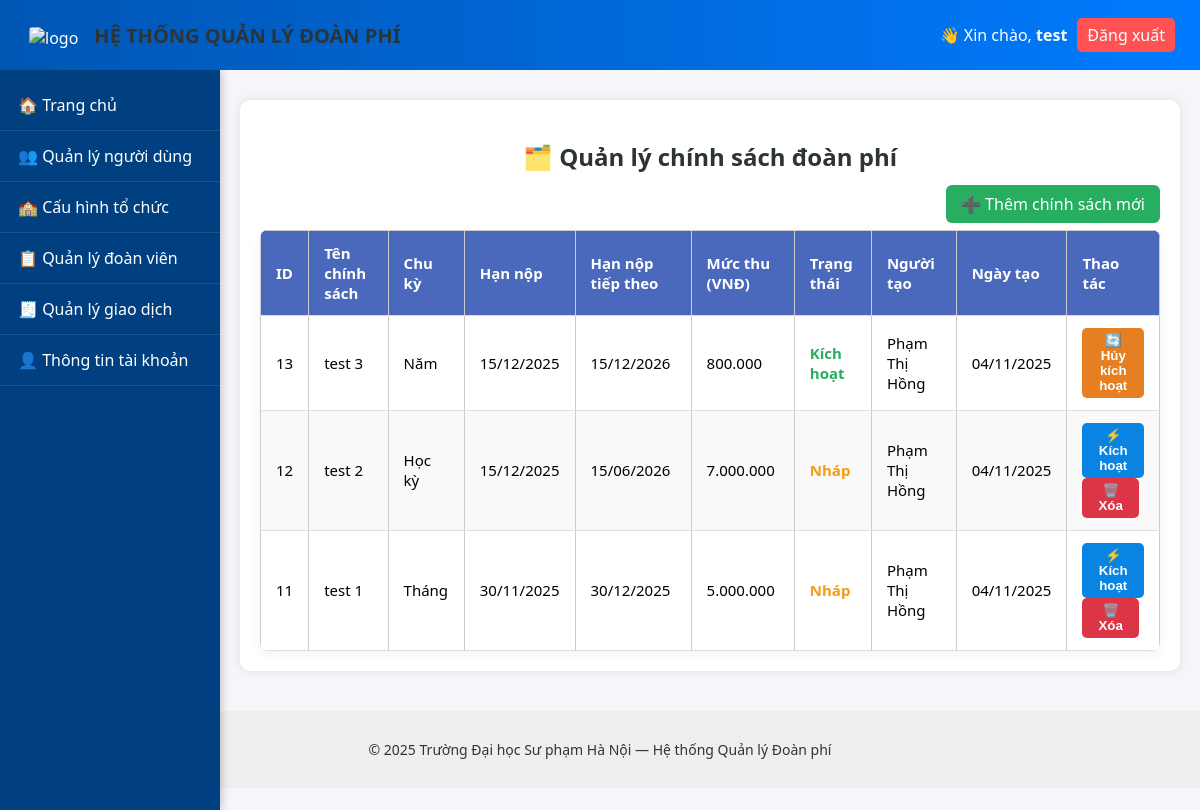
Page /pages/manage_policy.php (signed in) on the earlier database version.
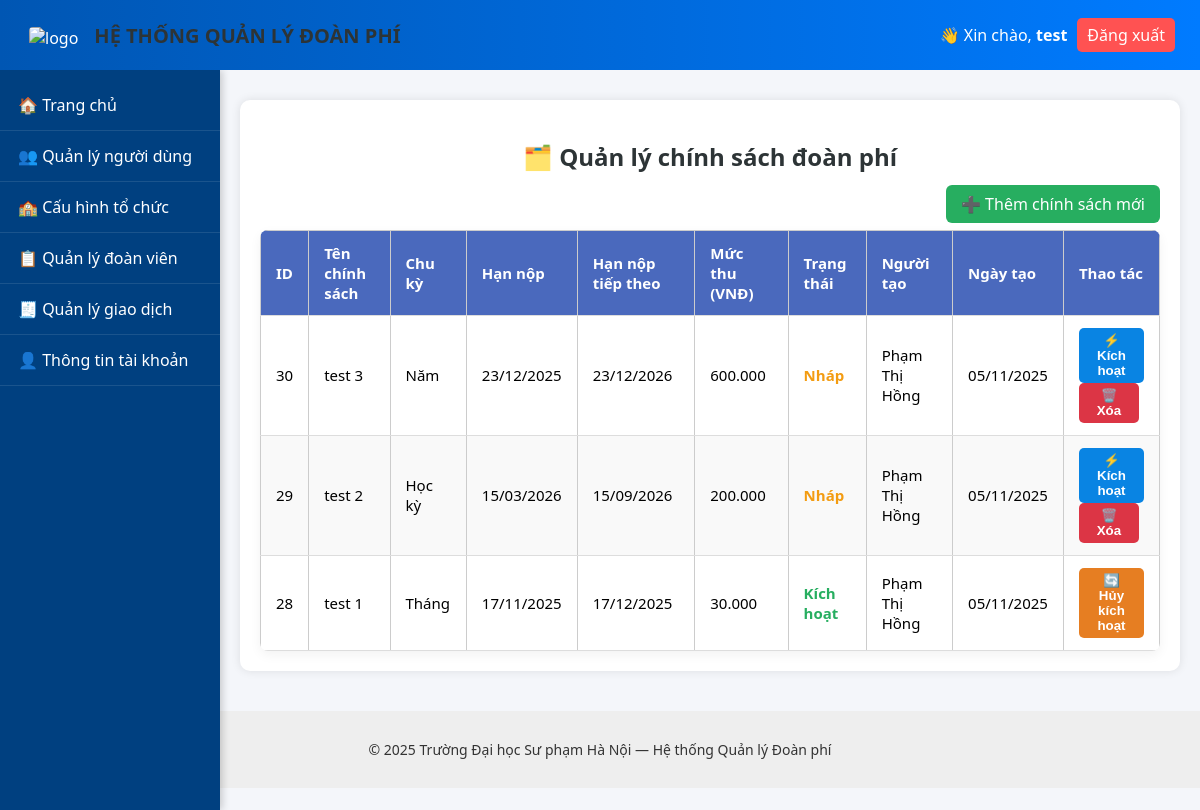
Same page on the later database version.
### tables this page shows
CREATE TABLE `fee_policy` (
  `id` int(11) NOT NULL,
  `policy_name` varchar(255) NOT NULL,
  `cycle` varchar(50) NOT NULL,
  `due_date` date DEFAULT NULL,
  `standard_amount` decimal(10,2) NOT NULL,
  `status` enum('Draft','Active','Inactive') DEFAULT 'Draft',
  `created_by` int(11) DEFAULT NULL,
  `created_at` datetime DEFAULT current_timestamp(),
  `updated_at` datetime DEFAULT current_timestamp() ON UPDATE current_timestamp()
);

CREATE TABLE `users` (
  `userId` int(11) NOT NULL,
  `userName` varchar(255) NOT NULL,
  `fullName` varchar(255) DEFAULT NULL,
  `gender` enum('M','F','O') DEFAULT 'O',
  `identifyCard` varchar(255) DEFAULT NULL,
  `email` varchar(255) DEFAULT NULL,
  `password` varchar(255) NOT NULL,
  `birthDate` date DEFAULT NULL,
  `joinDate` date DEFAULT NULL,
  `unit` varchar(255) DEFAULT NULL,
  `isAdmin` tinyint(1) DEFAULT 0,
  `createdAt` datetime DEFAULT current_timestamp(),
  `updatedAt` datetime DEFAULT current_timestamp() ON UPDATE current_timestamp()
);

### pages/manage_policy.php (the view, shortened to what this page needs)
<?php
include("../includes/header.php");
include("../includes/navbar.php");
include("../config/db.php");
$conn->query("
  UPDATE fee_policy
  SET due_date = CASE
    WHEN cycle = 'Tháng' AND due_date < CURDATE() THEN DATE_ADD(due_date, INTERVAL 1 MONTH)
    WHEN cycle = 'Học kỳ' AND due_date < CURDATE() THEN DATE_ADD(due_date, INTERVAL 6 MONTH)
    WHEN cycle = 'Năm' AND due_date < CURDATE() THEN DATE_ADD(due_date, INTERVAL 1 YEAR)
    ELSE due_date
  END
");
function getNextDue($cycle, $due_date) {
  switch ($cycle) {
    case 'Tháng': return date("d/m/Y", strtotime("+1 month", strtotime($due_date)));
    case 'Học kỳ': return date("d/m/Y", strtotime("+6 month", strtotime($due_date)));
    case 'Năm': return date("d/m/Y", strtotime("+1 year", strtotime($due_date)));
  }
}
$sql = "SELECT p.*, u.fullName AS created_by FROM fee_policy p
        LEFT JOIN users u ON p.created_by = u.userId
        ORDER BY p.created_at DESC";
$result = $conn->query($sql);
?>
<div class="container">
  <h2>🗂️ Quản lý chính sách đoàn phí</h2>
  <div class="actions">
    <a href="policy_settings.php" class="btn-add">➕ Thêm chính sách mới</a>
  </div>
  <table class="table">
    <thead>
      <tr>
        <th>ID</th>
        <th>Tên chính sách</th>
        <th>Chu kỳ</th>
        <th>Hạn nộp</th>
        <th>Hạn nộp tiếp theo</th>
        <th>Mức thu (VNĐ)</th>
        <th>Trạng thái</th>
        <th>Người tạo</th>
        <th>Ngày tạo</th>
        <th>Thao tác</th>
      </tr>
    </thead>
    <tbody>
      <?php if ($result && $result->num_rows > 0): ?>
        <?php while ($row = $result->fetch_assoc()): ?>
          <tr>
            <td><?= $row['id'] ?></td>
            <td><?= htmlspecialchars($row['policy_name']) ?></td>
            <td><?= htmlspecialchars($row['cycle']) ?></td>
            <td><?= date("d/m/Y", strtotime($row['due_date'])) ?></td>
            <td><?= getNextDue($row['cycle'], $row['due_date']) ?></td>
            <td><?= number_format($row['standard_amount'], 0, ',', '.') ?></td>
            <td>
              <?php if ($row['status'] === 'Active'): ?>
                <span class="status active">Kích hoạt</span>
              <?php else: ?>
                <span class="status draft">Nháp</span>
              <?php endif; ?>
            </td>
            <td><?= htmlspecialchars($row['created_by'] ?? 'Admin') ?></td>
            <td><?= date("d/m/Y", strtotime($row['created_at'])) ?></td>
            <td>
              <?php if ($row['status'] === 'Active'): ?>
                <form method="POST" style="display:inline;" onsubmit="return confirmDeactivate();">
                  <button type="submit" class="btn-deactivate">🔄 Hủy kích hoạt</button>
                </form>
              <?php else: ?>
                <form method="POST" style="display:inline;" onsubmit="return confirmActivate();">
                  <button type="submit" class="btn-activate">⚡ Kích hoạt</button>
                </form>
                <form method="POST" style="display:inline;" onsubmit="return confirmDelete();">
                  <button type="submit" class="btn-delete">🗑️ Xóa</button>
                </form>
              <?php endif; ?>
            </td>
          </tr>
        <?php endwhile; ?>
      <?php else: ?>
        <tr><td colspan="10" style="text-align:center;">Không có chính sách nào.</td></tr>
      <?php endif; ?>
    </tbody>
  </table>
</div>
<?php include("../includes/footer.php"); ?>

### includes/header.php (shortened to what this page needs)
<!DOCTYPE html>
<html lang="vi">
<head>
  <link rel="stylesheet" href="../public/css/style.css">
</head>
<body>
<header class="header">
  <div class="header-left">
    <div>
      <img src="../public/img/logo.png" alt="logo">
    </div>
    <h2>HỆ THỐNG QUẢN LÝ ĐOÀN PHÍ</h2>
  </div>
  <div class="header-right">
    <?php if(isset($_SESSION['user'])): ?>
      <span>👋 Xin chào, <b><?php echo htmlspecialchars($_SESSION['user']['userName']); ?></b></span>
      <a href="logout.php" class="btn-logout">Đăng xuất</a>
    <?php endif; ?>
  </div>
</header>

### includes/navbar.php
<nav class="sidebar">
  <ul>
    <li><a href="dashboard.php">🏠 Trang chủ</a></li>
    <?php if (isset($_SESSION['user']) && $_SESSION['user']['isAdmin']): ?>
      <li><a href="users.php">👥 Quản lý người dùng</a></li>
      <li><a href="units.php">🏫 Cấu hình tổ chức</a></li>
    <?php endif; ?>
    <?php
    if (isset($_SESSION['user'])) {
        $role = $_SESSION['user']['role_name'] ?? '';
        if (
            $_SESSION['user']['isAdmin'] == 1 ||
            in_array($role, ['BCH Trường', 'BCH Khoa', 'BCH Chi đoàn'])
        ) {
            echo '<li><a href="members.php">📋 Quản lý đoàn viên</a></li>';
        }
    }
    ?>
    <?php
    if (isset($_SESSION['user'])) {
        $role = $_SESSION['user']['role_name'] ?? '';
        if (
            $_SESSION['user']['isAdmin'] == 1 ||
            in_array($role, ['BCH Trường', 'BCH Khoa', 'BCH Chi đoàn'])
        ) {
            echo '<li><a href="manage_transactions.php">🧾 Quản lý giao dịch</a></li>';
        }
    }
    ?>
    <li><a href="profile.php">👤 Thông tin tài khoản</a></li>
  </ul>
</nav>

### includes/footer.php (shortened to what this page needs)
<footer class="footer">
  <p>© <?php echo date('Y'); ?> Trường Đại học Sư phạm Hà Nội — Hệ thống Quản lý Đoàn phí</p>
</footer>
</body>
</html>

### public/css/style.css (style rules this page uses)
body { margin: 0; font-family: "Segoe UI", sans-serif; background-color: #f4f6fa; }
.header { background: linear-gradient(90deg, #0056b3, #007bff); color: white; padding: 15px 25px; display: flex; justify-content: space-between; align-items: center; }
.btn-logout { background: #ff5252; color: white; padding: 6px 10px; text-decoration: none; border-radius: 5px; }
.container { max-width: 1100px; margin: 30px auto; background: white; border-radius: 10px; padding: 25px; box-shadow: 0 0 10px rgba(0,0,0,0.1); }
.footer { text-align: center; padding: 15px; background: #eee; color: #333; font-size: 14px; margin-top: 40px; }
.table { width: 100%; border-collapse: collapse; }
.table th, .table td { padding: 10px; border: 1px solid #ccc; text-align: left; }
.table th { background: #007bff; color: white; }
.sidebar { position: fixed; top: 70px; left: 0; width: 220px; height: calc(100vh - 70px); background-color: #004080; color: white; padding-top: 10px; overflow-y: auto; box-shadow: 2px 0 8px rgba(0,0,0,0.2); }
.sidebar ul { list-style: none; margin: 0; padding: 0; }
.sidebar ul li { border-bottom: 1px solid rgba(255, 255, 255, 0.1); }
.sidebar ul li a { display: block; color: white; text-decoration: none; padding: 14px 18px; transition: 0.3s; }
.header { position: fixed; top: 0; left: 0; right: 0; height: 70px; z-index: 100; }
body { margin: 0; padding-top: 70px; }
.header { position: fixed; top: 0; left: 0; right: 0; height: 70px; background: linear-gradient(90deg, #0056b3, #007bff); color: white; display: flex; justify-content: space-between; align-items: center; padding: 0 25px; z-index: 1000; }
.header-left h2 { margin: 0; font-size: 20px; }
.header-right { display: flex; align-items: center; gap: 10px; }
.header-left { display: flex; align-items: center; gap: 12px; }
.header-left img { width: 50px; height: 50px; object-fit: contain; border-radius: 8px; padding: 4px; margin-top: 5px; }
.sidebar { position: fixed; top: 70px; left: 0; width: 220px; height: calc(100vh - 70px); background-color: #004080; color: white; padding-top: 10px; overflow-y: auto; box-shadow: 2px 0 8px rgba(0, 0, 0, 0.2); z-index: 900; }
h2 { color: #333; margin-bottom: 15px; }
.table { width: 100%; border-collapse: collapse; background: #fff; box-shadow: 0 2px 8px rgba(0,0,0,0.1); border-radius: 8px; overflow: hidden; }
.table th, .table td { padding: 12px 15px; border-bottom: 1px solid #ddd; text-align: left; }
.table th { background: #4a69bd; color: white; }
.btn-edit, .btn-delete { text-decoration: none; padding: 5px 10px; border-radius: 5px; color: white; margin-right: 5px; }
.btn-delete { background: #e55039; }

### pages/manage_policy.php (style rules this page uses)
.container { padding: 20px; margin-left: 240px; max-width: calc(100% - 300px); }
h2 { text-align: center; color: #2d3436; margin-bottom: 20px; }
.actions { text-align: right; margin-bottom: 15px; }
.btn-add { background: #27ae60; color: white; padding: 8px 15px; text-decoration: none; border-radius: 6px; }
.table { width: 100%; border-collapse: collapse; font-size: 15px; box-shadow: 0 4px 12px rgba(0,0,0,0.05); }
th, td { border: 1px solid #ddd; padding: 10px; text-align: center; }
th { background: #007bff; color: white; }
tr:nth-child(even) { background: #f9f9f9; }
.status.active { color: #27ae60; font-weight: bold; }
.status.draft { color: #f39c12; font-weight: bold; }
.btn-delete, .btn-activate, .btn-deactivate { border: none; border-radius: 5px; padding: 5px 10px; color: white; cursor: pointer; font-weight: 600; }
.btn-delete { background: #dc3545; }
.btn-activate { background: #0984e3; }
.btn-deactivate { background: #e67e22; }

Differences in the rows shown:
removed fee_policy: id "13", policy_name "test 3", cycle "Năm", due_date "15/12/2025", getNextDue($row['cycle'], $row['due_date']) "15/12/2026", standard_amount "800.000", status "Kích hoạt", created_by.fullName "Phạm Thị Hồng", created_at "04/11/2025"
removed fee_policy: id "12", policy_name "test 2", cycle "Học kỳ", due_date "15/12/2025", getNextDue($row['cycle'], $row['due_date']) "15/06/2026", standard_amount "7.000.000", status "Nháp", created_by.fullName "Phạm Thị Hồng", created_at "04/11/2025"
removed fee_policy: id "11", policy_name "test 1", cycle "Tháng", due_date "30/11/2025", getNextDue($row['cycle'], $row['due_date']) "30/12/2025", standard_amount "5.000.000", status "Nháp", created_by.fullName "Phạm Thị Hồng", created_at "04/11/2025"
added fee_policy: id "30", policy_name "test 3", cycle "Năm", due_date "23/12/2025", getNextDue($row['cycle'], $row['due_date']) "23/12/2026", standard_amount "600.000", status "Nháp", created_by.fullName "Phạm Thị Hồng", created_at "05/11/2025"
added fee_policy: id "29", policy_name "test 2", cycle "Học kỳ", due_date "15/03/2026", getNextDue($row['cycle'], $row['due_date']) "15/09/2026", standard_amount "200.000", status "Nháp", created_by.fullName "Phạm Thị Hồng", created_at "05/11/2025"
added fee_policy: id "28", policy_name "test 1", cycle "Tháng", due_date "17/11/2025", getNextDue($row['cycle'], $row['due_date']) "17/12/2025", standard_amount "30.000", status "Kích hoạt", created_by.fullName "Phạm Thị Hồng", created_at "05/11/2025"
